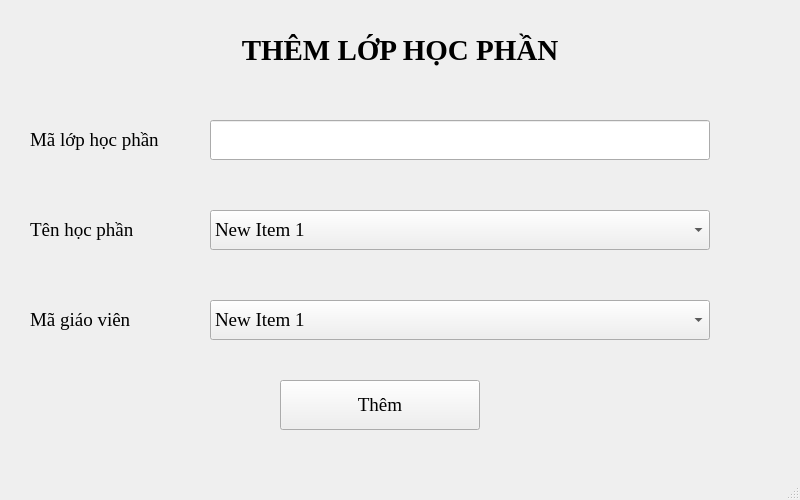
<?xml version="1.0" encoding="UTF-8"?>
<ui version="4.0">
 <class>MainWindow</class>
 <widget class="QMainWindow" name="MainWindow">
  <property name="geometry">
   <rect>
    <x>0</x>
    <y>0</y>
    <width>800</width>
    <height>500</height>
   </rect>
  </property>
  <property name="maximumSize">
   <size>
    <width>800</width>
    <height>500</height>
   </size>
  </property>
  <property name="font">
   <font>
    <family>Times New Roman</family>
    <pointsize>14</pointsize>
   </font>
  </property>
  <property name="windowTitle">
   <string>MainWindow</string>
  </property>
  <widget class="QWidget" name="centralwidget">
   <widget class="QComboBox" name="comboBox">
    <property name="geometry">
     <rect>
      <x>210</x>
      <y>210</y>
      <width>500</width>
      <height>40</height>
     </rect>
    </property>
    <item>
     <property name="text">
      <string>New Item 1</string>
     </property>
    </item>
    <item>
     <property name="text">
      <string>New Item 2</string>
     </property>
    </item>
    <item>
     <property name="text">
      <string>New Item 3</string>
     </property>
    </item>
   </widget>
   <widget class="QLineEdit" name="lineEdit">
    <property name="geometry">
     <rect>
      <x>210</x>
      <y>120</y>
      <width>500</width>
      <height>40</height>
     </rect>
    </property>
   </widget>
   <widget class="QComboBox" name="comboBox_2">
    <property name="geometry">
     <rect>
      <x>210</x>
      <y>300</y>
      <width>500</width>
      <height>40</height>
     </rect>
    </property>
    <item>
     <property name="text">
      <string>New Item 1</string>
     </property>
    </item>
    <item>
     <property name="text">
      <string>New Item 2</string>
     </property>
    </item>
    <item>
     <property name="text">
      <string>New Item 3</string>
     </property>
    </item>
   </widget>
   <widget class="QLabel" name="lb_malhp">
    <property name="geometry">
     <rect>
      <x>30</x>
      <y>120</y>
      <width>160</width>
      <height>40</height>
     </rect>
    </property>
    <property name="text">
     <string>Mã lớp học phần</string>
    </property>
   </widget>
   <widget class="QLabel" name="label_2">
    <property name="geometry">
     <rect>
      <x>30</x>
      <y>210</y>
      <width>160</width>
      <height>40</height>
     </rect>
    </property>
    <property name="text">
     <string>Tên học phần</string>
    </property>
   </widget>
   <widget class="QLabel" name="label_3">
    <property name="geometry">
     <rect>
      <x>30</x>
      <y>300</y>
      <width>160</width>
      <height>40</height>
     </rect>
    </property>
    <property name="text">
     <string>Mã giáo viên</string>
    </property>
   </widget>
   <widget class="QLabel" name="label">
    <property name="geometry">
     <rect>
      <x>0</x>
      <y>20</y>
      <width>800</width>
      <height>60</height>
     </rect>
    </property>
    <property name="font">
     <font>
      <pointsize>22</pointsize>
      <weight>75</weight>
      <bold>true</bold>
     </font>
    </property>
    <property name="text">
     <string>THÊM LỚP HỌC PHẦN</string>
    </property>
    <property name="alignment">
     <set>Qt::AlignCenter</set>
    </property>
   </widget>
   <widget class="QPushButton" name="btn_themlhp">
    <property name="geometry">
     <rect>
      <x>280</x>
      <y>380</y>
      <width>200</width>
      <height>50</height>
     </rect>
    </property>
    <property name="text">
     <string>Thêm</string>
    </property>
   </widget>
  </widget>
  <widget class="QMenuBar" name="menubar">
   <property name="geometry">
    <rect>
     <x>0</x>
     <y>0</y>
     <width>800</width>
     <height>27</height>
    </rect>
   </property>
  </widget>
  <widget class="QStatusBar" name="statusbar"/>
 </widget>
 <resources/>
 <connections/>
</ui>
